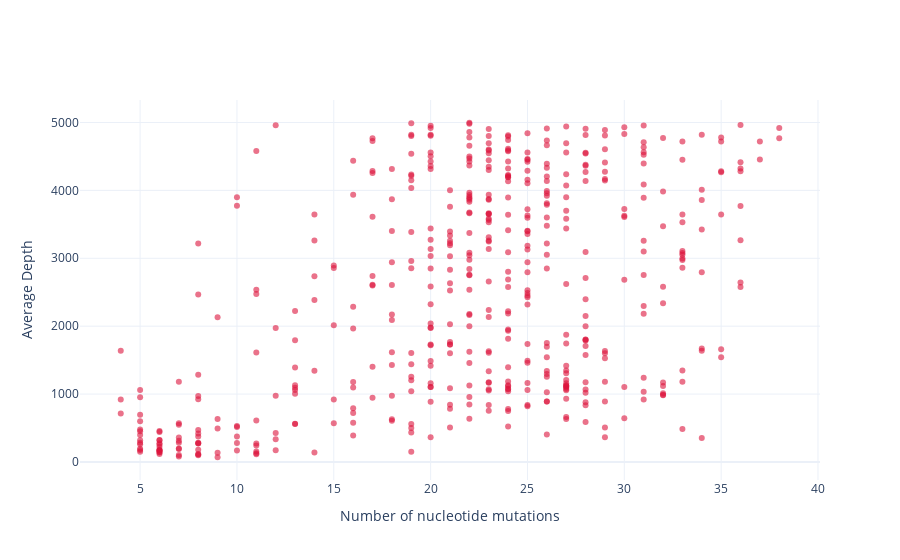

Source (notebook cell):
### Code cell
filt = (data_df['COVERAGE']>95) & (data_df['AVG_DEPTH']<5000)
fig = go.Figure(
        data=go.Scatter(y=data_df.loc[filt]['AVG_DEPTH'], 
                        x=data_df.loc[filt]['num_nt_muts'],
                        mode='markers',
                        text=data_df.loc[filt][['SAMPLE_ID', 'AVG_DEPTH', 'COVERAGE', 'num_nt_muts']],
                        hovertemplate="<b>Sample: %{text[0]}</b><br>" +
                                      "<b>Avg depth: %{text[1]}</b><br>" +
                                      "<b>Coverage: %{text[2]}</b><br>" +
                                      "<b>Number of nt mutations: %{text[3]}</b><br>",
                        marker_color='rgba(220,20,60,.6)'))
fig.update_layout(yaxis_title=f'Average Depth', 
                  xaxis_title='Number of nucleotide mutations',
                  template='plotly_white', autosize=True)
fig.show()

### Figure 1 — Plotly figure (JSON) as saved in the notebook; plotly's stock layout.template omitted (floating-point values rounded to 4 significant figures; data arrays with more than 128 entries replaced by an {"elided": "..."} marker saying what was removed)
{"data": [{"hovertemplate": "<b>Sample: %{text[0]}</b><br><b>Avg depth: %{text[1]}</b><br><b>Coverage: %{text[2]}</b><br><b>Number of nt mutations: %{text[3]}</b><br>", "marker": {"color": "rgba(220,20,60,.6)"}, "mode": "markers", "text": {"elided": "501x4 mixed values"}, "type": "scatter", "x": {"elided": "501 int values"}, "y": {"elided": "501 float values"}}], "layout": {"autosize": true, "xaxis": {"title": {"text": "Number of nucleotide mutations"}}, "yaxis": {"title": {"text": "Average Depth"}}}}
